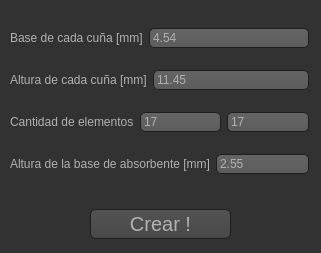
<?xml version="1.0" encoding="UTF-8"?>
<ui version="4.0">
 <class>dialog</class>
 <widget class="QDialog" name="dialog">
  <property name="windowModality">
   <enum>Qt::ApplicationModal</enum>
  </property>
  <property name="enabled">
   <bool>true</bool>
  </property>
  <property name="geometry">
   <rect>
    <x>0</x>
    <y>0</y>
    <width>321</width>
    <height>253</height>
   </rect>
  </property>
  <property name="sizePolicy">
   <sizepolicy hsizetype="Preferred" vsizetype="Preferred">
    <horstretch>0</horstretch>
    <verstretch>0</verstretch>
   </sizepolicy>
  </property>
  <property name="focusPolicy">
   <enum>Qt::NoFocus</enum>
  </property>
  <property name="acceptDrops">
   <bool>false</bool>
  </property>
  <property name="windowTitle">
   <string>Paneles absorbentes de ultrasonido</string>
  </property>
  <property name="windowOpacity">
   <double>1.000000000000000</double>
  </property>
  <property name="autoFillBackground">
   <bool>false</bool>
  </property>
  <property name="styleSheet">
   <string notr="true">QWidget
{
    color: #b1b1b1;
    background-color: #323232;
}

QWidget:item:hover
{
    background-color: QLinearGradient( x1: 0, y1: 0, x2: 0, y2: 1, stop: 0 #ffa02f, stop: 1 #ca0619);
    color: #000000;
}

QWidget:item:selected
{
    background-color: QLinearGradient( x1: 0, y1: 0, x2: 0, y2: 1, stop: 0 #ffa02f, stop: 1 #d7801a);
}

QLineEdit
{
    background-color: QLinearGradient( x1: 0, y1: 0, x2: 0, y2: 1, stop: 0 #4d4d4d, stop: 0 #646464, stop: 1 #5d5d5d);
    padding: 1px;
    border-style: solid;
    border: 1px solid #1e1e1e;
    border-radius: 5;
}

QPushButton
{
    color: #b1b1b1;
    background-color: QLinearGradient( x1: 0, y1: 0, x2: 0, y2: 1, stop: 0 #565656, stop: 0.1 #525252, stop: 0.5 #4e4e4e, stop: 0.9 #4a4a4a, stop: 1 #464646);
    border-width: 1px;
    border-color: #1e1e1e;
    border-style: solid;
    border-radius: 6;
    padding: 3px;
    font-size: 20px;
    padding-left: 5px;
    padding-right: 5px;
}

QPushButton:pressed
{
    background-color: QLinearGradient( x1: 0, y1: 0, x2: 0, y2: 1, stop: 0 #2d2d2d, stop: 0.1 #2b2b2b, stop: 0.5 #292929, stop: 0.9 #282828, stop: 1 #252525);
}</string>
  </property>
  <property name="locale">
   <locale language="Spanish" country="Argentina"/>
  </property>
  <property name="sizeGripEnabled">
   <bool>false</bool>
  </property>
  <property name="modal">
   <bool>false</bool>
  </property>
  <widget class="QWidget" name="verticalLayoutWidget">
   <property name="geometry">
    <rect>
     <x>10</x>
     <y>12</y>
     <width>299</width>
     <height>181</height>
    </rect>
   </property>
   <layout class="QVBoxLayout" name="verticalLayout">
    <item>
     <layout class="QHBoxLayout" name="horizontalLayout_BaseCu">
      <item>
       <widget class="QLabel" name="label_BaseCu">
        <property name="palette">
         <palette>
          <active>
           <colorrole role="WindowText">
            <brush brushstyle="SolidPattern">
             <color alpha="255">
              <red>177</red>
              <green>177</green>
              <blue>177</blue>
             </color>
            </brush>
           </colorrole>
           <colorrole role="Button">
            <brush brushstyle="SolidPattern">
             <color alpha="255">
              <red>50</red>
              <green>50</green>
              <blue>50</blue>
             </color>
            </brush>
           </colorrole>
           <colorrole role="Light">
            <brush brushstyle="SolidPattern">
             <color alpha="255">
              <red>155</red>
              <green>170</green>
              <blue>255</blue>
             </color>
            </brush>
           </colorrole>
           <colorrole role="Midlight">
            <brush brushstyle="SolidPattern">
             <color alpha="255">
              <red>120</red>
              <green>136</green>
              <blue>227</blue>
             </color>
            </brush>
           </colorrole>
           <colorrole role="Dark">
            <brush brushstyle="SolidPattern">
             <color alpha="255">
              <red>43</red>
              <green>51</green>
              <blue>100</blue>
             </color>
            </brush>
           </colorrole>
           <colorrole role="Mid">
            <brush brushstyle="SolidPattern">
             <color alpha="255">
              <red>57</red>
              <green>68</green>
              <blue>133</blue>
             </color>
            </brush>
           </colorrole>
           <colorrole role="Text">
            <brush brushstyle="SolidPattern">
             <color alpha="255">
              <red>177</red>
              <green>177</green>
              <blue>177</blue>
             </color>
            </brush>
           </colorrole>
           <colorrole role="BrightText">
            <brush brushstyle="SolidPattern">
             <color alpha="255">
              <red>255</red>
              <green>255</green>
              <blue>255</blue>
             </color>
            </brush>
           </colorrole>
           <colorrole role="ButtonText">
            <brush brushstyle="SolidPattern">
             <color alpha="255">
              <red>177</red>
              <green>177</green>
              <blue>177</blue>
             </color>
            </brush>
           </colorrole>
           <colorrole role="Base">
            <brush brushstyle="SolidPattern">
             <color alpha="255">
              <red>50</red>
              <green>50</green>
              <blue>50</blue>
             </color>
            </brush>
           </colorrole>
           <colorrole role="Window">
            <brush brushstyle="SolidPattern">
             <color alpha="255">
              <red>50</red>
              <green>50</green>
              <blue>50</blue>
             </color>
            </brush>
           </colorrole>
           <colorrole role="Shadow">
            <brush brushstyle="SolidPattern">
             <color alpha="255">
              <red>0</red>
              <green>0</green>
              <blue>0</blue>
             </color>
            </brush>
           </colorrole>
           <colorrole role="AlternateBase">
            <brush brushstyle="SolidPattern">
             <color alpha="255">
              <red>170</red>
              <green>179</green>
              <blue>227</blue>
             </color>
            </brush>
           </colorrole>
           <colorrole role="ToolTipBase">
            <brush brushstyle="SolidPattern">
             <color alpha="255">
              <red>255</red>
              <green>255</green>
              <blue>220</blue>
             </color>
            </brush>
           </colorrole>
           <colorrole role="ToolTipText">
            <brush brushstyle="SolidPattern">
             <color alpha="255">
              <red>0</red>
              <green>0</green>
              <blue>0</blue>
             </color>
            </brush>
           </colorrole>
          </active>
          <inactive>
           <colorrole role="WindowText">
            <brush brushstyle="SolidPattern">
             <color alpha="255">
              <red>177</red>
              <green>177</green>
              <blue>177</blue>
             </color>
            </brush>
           </colorrole>
           <colorrole role="Button">
            <brush brushstyle="SolidPattern">
             <color alpha="255">
              <red>50</red>
              <green>50</green>
              <blue>50</blue>
             </color>
            </brush>
           </colorrole>
           <colorrole role="Light">
            <brush brushstyle="SolidPattern">
             <color alpha="255">
              <red>155</red>
              <green>170</green>
              <blue>255</blue>
             </color>
            </brush>
           </colorrole>
           <colorrole role="Midlight">
            <brush brushstyle="SolidPattern">
             <color alpha="255">
              <red>120</red>
              <green>136</green>
              <blue>227</blue>
             </color>
            </brush>
           </colorrole>
           <colorrole role="Dark">
            <brush brushstyle="SolidPattern">
             <color alpha="255">
              <red>43</red>
              <green>51</green>
              <blue>100</blue>
             </color>
            </brush>
           </colorrole>
           <colorrole role="Mid">
            <brush brushstyle="SolidPattern">
             <color alpha="255">
              <red>57</red>
              <green>68</green>
              <blue>133</blue>
             </color>
            </brush>
           </colorrole>
           <colorrole role="Text">
            <brush brushstyle="SolidPattern">
             <color alpha="255">
              <red>177</red>
              <green>177</green>
              <blue>177</blue>
             </color>
            </brush>
           </colorrole>
           <colorrole role="BrightText">
            <brush brushstyle="SolidPattern">
             <color alpha="255">
              <red>255</red>
              <green>255</green>
              <blue>255</blue>
             </color>
            </brush>
           </colorrole>
           <colorrole role="ButtonText">
            <brush brushstyle="SolidPattern">
             <color alpha="255">
              <red>177</red>
              <green>177</green>
              <blue>177</blue>
             </color>
            </brush>
           </colorrole>
           <colorrole role="Base">
            <brush brushstyle="SolidPattern">
             <color alpha="255">
              <red>50</red>
              <green>50</green>
              <blue>50</blue>
             </color>
            </brush>
           </colorrole>
           <colorrole role="Window">
            <brush brushstyle="SolidPattern">
             <color alpha="255">
              <red>50</red>
              <green>50</green>
              <blue>50</blue>
             </color>
            </brush>
           </colorrole>
           <colorrole role="Shadow">
            <brush brushstyle="SolidPattern">
             <color alpha="255">
              <red>0</red>
              <green>0</green>
              <blue>0</blue>
             </color>
            </brush>
           </colorrole>
           <colorrole role="AlternateBase">
            <brush brushstyle="SolidPattern">
             <color alpha="255">
              <red>170</red>
              <green>179</green>
              <blue>227</blue>
             </color>
            </brush>
           </colorrole>
           <colorrole role="ToolTipBase">
            <brush brushstyle="SolidPattern">
             <color alpha="255">
              <red>255</red>
              <green>255</green>
              <blue>220</blue>
             </color>
            </brush>
           </colorrole>
           <colorrole role="ToolTipText">
            <brush brushstyle="SolidPattern">
             <color alpha="255">
              <red>0</red>
              <green>0</green>
              <blue>0</blue>
             </color>
            </brush>
           </colorrole>
          </inactive>
          <disabled>
           <colorrole role="WindowText">
            <brush brushstyle="SolidPattern">
             <color alpha="255">
              <red>177</red>
              <green>177</green>
              <blue>177</blue>
             </color>
            </brush>
           </colorrole>
           <colorrole role="Button">
            <brush brushstyle="SolidPattern">
             <color alpha="255">
              <red>50</red>
              <green>50</green>
              <blue>50</blue>
             </color>
            </brush>
           </colorrole>
           <colorrole role="Light">
            <brush brushstyle="SolidPattern">
             <color alpha="255">
              <red>155</red>
              <green>170</green>
              <blue>255</blue>
             </color>
            </brush>
           </colorrole>
           <colorrole role="Midlight">
            <brush brushstyle="SolidPattern">
             <color alpha="255">
              <red>120</red>
              <green>136</green>
              <blue>227</blue>
             </color>
            </brush>
           </colorrole>
           <colorrole role="Dark">
            <brush brushstyle="SolidPattern">
             <color alpha="255">
              <red>43</red>
              <green>51</green>
              <blue>100</blue>
             </color>
            </brush>
           </colorrole>
           <colorrole role="Mid">
            <brush brushstyle="SolidPattern">
             <color alpha="255">
              <red>57</red>
              <green>68</green>
              <blue>133</blue>
             </color>
            </brush>
           </colorrole>
           <colorrole role="Text">
            <brush brushstyle="SolidPattern">
             <color alpha="255">
              <red>177</red>
              <green>177</green>
              <blue>177</blue>
             </color>
            </brush>
           </colorrole>
           <colorrole role="BrightText">
            <brush brushstyle="SolidPattern">
             <color alpha="255">
              <red>255</red>
              <green>255</green>
              <blue>255</blue>
             </color>
            </brush>
           </colorrole>
           <colorrole role="ButtonText">
            <brush brushstyle="SolidPattern">
             <color alpha="255">
              <red>177</red>
              <green>177</green>
              <blue>177</blue>
             </color>
            </brush>
           </colorrole>
           <colorrole role="Base">
            <brush brushstyle="SolidPattern">
             <color alpha="255">
              <red>50</red>
              <green>50</green>
              <blue>50</blue>
             </color>
            </brush>
           </colorrole>
           <colorrole role="Window">
            <brush brushstyle="SolidPattern">
             <color alpha="255">
              <red>50</red>
              <green>50</green>
              <blue>50</blue>
             </color>
            </brush>
           </colorrole>
           <colorrole role="Shadow">
            <brush brushstyle="SolidPattern">
             <color alpha="255">
              <red>0</red>
              <green>0</green>
              <blue>0</blue>
             </color>
            </brush>
           </colorrole>
           <colorrole role="AlternateBase">
            <brush brushstyle="SolidPattern">
             <color alpha="255">
              <red>86</red>
              <green>103</green>
              <blue>200</blue>
             </color>
            </brush>
           </colorrole>
           <colorrole role="ToolTipBase">
            <brush brushstyle="SolidPattern">
             <color alpha="255">
              <red>255</red>
              <green>255</green>
              <blue>220</blue>
             </color>
            </brush>
           </colorrole>
           <colorrole role="ToolTipText">
            <brush brushstyle="SolidPattern">
             <color alpha="255">
              <red>0</red>
              <green>0</green>
              <blue>0</blue>
             </color>
            </brush>
           </colorrole>
          </disabled>
         </palette>
        </property>
        <property name="text">
         <string>Base de cada cuña [mm]</string>
        </property>
       </widget>
      </item>
      <item>
       <widget class="QLineEdit" name="Edit_BaseCu">
        <property name="text">
         <string>4.54</string>
        </property>
        <property name="maxLength">
         <number>32766</number>
        </property>
        <property name="dragEnabled">
         <bool>false</bool>
        </property>
       </widget>
      </item>
     </layout>
    </item>
    <item>
     <layout class="QHBoxLayout" name="horizontalLayout_AltCu">
      <item>
       <widget class="QLabel" name="label_AltCu">
        <property name="text">
         <string>Altura de cada cuña [mm]</string>
        </property>
       </widget>
      </item>
      <item>
       <widget class="QLineEdit" name="Edit_AltCu">
        <property name="text">
         <string>11.45</string>
        </property>
       </widget>
      </item>
     </layout>
    </item>
    <item>
     <layout class="QHBoxLayout" name="horizontalLayout_CantCu">
      <item>
       <widget class="QLabel" name="label_CantCu">
        <property name="text">
         <string>Cantidad de elementos</string>
        </property>
       </widget>
      </item>
      <item>
       <widget class="QLineEdit" name="Edit_CantCu1">
        <property name="text">
         <string>17</string>
        </property>
       </widget>
      </item>
      <item>
       <widget class="QLineEdit" name="Edit_CantCu2">
        <property name="text">
         <string>17</string>
        </property>
       </widget>
      </item>
     </layout>
    </item>
    <item>
     <layout class="QHBoxLayout" name="horizontalLayout_AltBas">
      <item>
       <widget class="QLabel" name="label_AltBas">
        <property name="text">
         <string>Altura de la base de absorbente [mm]</string>
        </property>
       </widget>
      </item>
      <item>
       <widget class="QLineEdit" name="Edit_AltBas">
        <property name="text">
         <string>2.55</string>
        </property>
       </widget>
      </item>
     </layout>
    </item>
   </layout>
  </widget>
  <widget class="QPushButton" name="btn_crear">
   <property name="geometry">
    <rect>
     <x>90</x>
     <y>209</y>
     <width>141</width>
     <height>30</height>
    </rect>
   </property>
   <property name="toolTip">
    <string>&lt;html&gt;&lt;head/&gt;&lt;body&gt;&lt;p&gt;Crear panel absorbente&lt;/p&gt;&lt;/body&gt;&lt;/html&gt;</string>
   </property>
   <property name="whatsThis">
    <string>&lt;html&gt;&lt;head/&gt;&lt;body&gt;&lt;p&gt;&lt;br/&gt;&lt;/p&gt;&lt;/body&gt;&lt;/html&gt;</string>
   </property>
   <property name="styleSheet">
    <string notr="true"/>
   </property>
   <property name="text">
    <string>Crear !</string>
   </property>
  </widget>
 </widget>
 <tabstops>
  <tabstop>Edit_CantCu1</tabstop>
  <tabstop>Edit_CantCu2</tabstop>
  <tabstop>Edit_AltBas</tabstop>
 </tabstops>
 <resources/>
 <connections/>
</ui>
